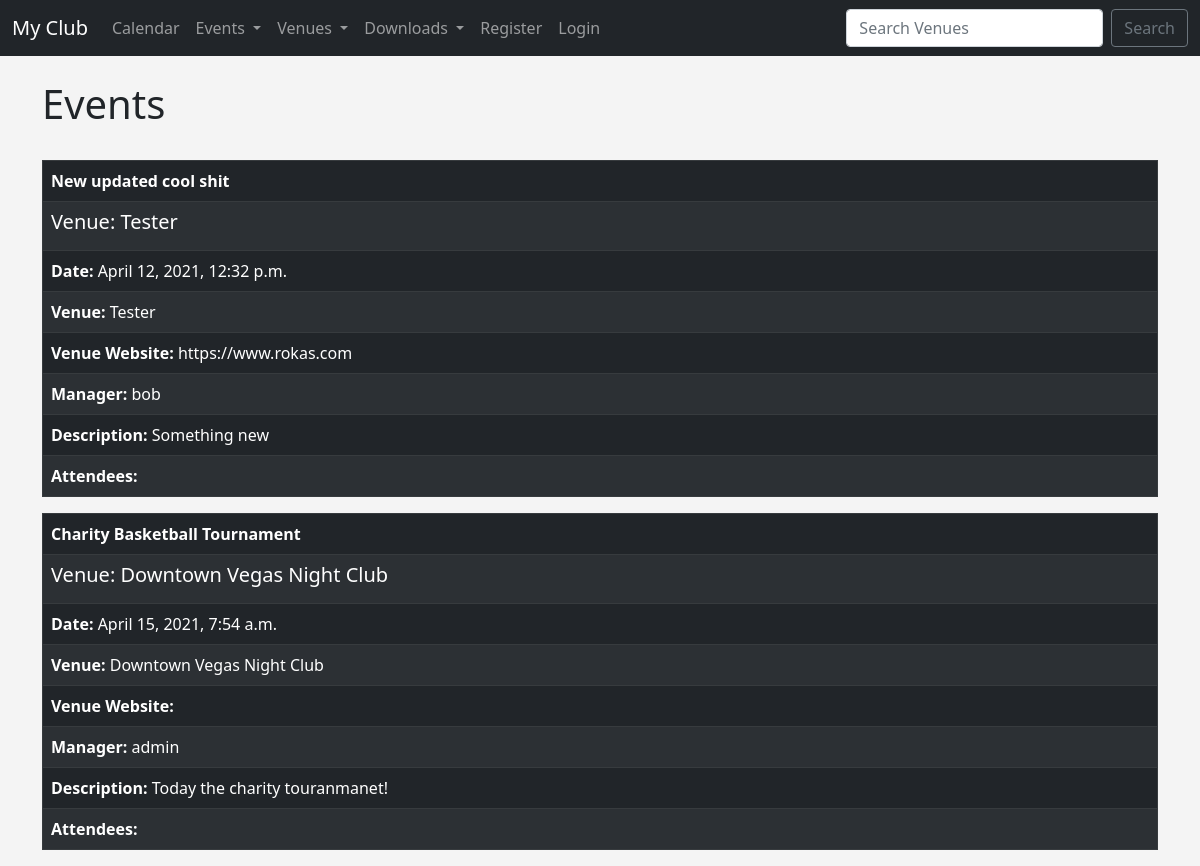
Screenshot of /events/ with the database file from the repository.
### events/models.py (models this page shows)
class Event(models.Model):
    name = models.CharField('Event Name', max_length=120)
    event_date = models.DateTimeField('Event Date')
    venue = models.ForeignKey(Venue, blank=True, null=True, on_delete=models.CASCADE)
    manager = models.ForeignKey(User, blank=True, null=True, on_delete=models.SET_NULL)
    description = models.TextField(blank=True)
    attendees = models.ManyToManyField(MyClubUser, blank=True)
    def __str__(self):
        return self.name

class Venue(models.Model):
    name = models.CharField('Venue name', max_length=120)
    address = models.CharField(max_length=300)
    zip_code = models.CharField("Zip Code", max_length=15)
    phone = models.CharField('Contact Phone', max_length=25, blank=True)
    web = models.URLField('Website Address', blank=True)
    email_address = models.EmailField('Email Address', blank=True)
    owner = models.IntegerField('Venue Owner', blank=False, default=1)
    def __str__(self):
        return self.name

### events/views.py (the view)
# urls.py: path('events/', views.all_events, name="list-events"),
def all_events(request):
    event_list = Event.objects.all().order_by('?')
    return render(request, 'events/event_list.html', {
        'event_list': event_list,
    })

### events/templates/events/event_list.html (shortened to what this page needs)
{% extends 'events/base.html' %}
{% block content %}
    <h1>Events</h1><br>
    {% for event in event_list %}
 <table class="table table-striped table-bordered table-dark table-hover">
    <thead>
        <tr>
            <td style="font-weight: bold; color: #fff">{{event}} </td>
        </tr>
    </thead>
     <tbody>
     <tr>
         <td><h5 class="card-title">Venue: {{ event.venue }}</h5></td>
     </tr>
                <tr><td><strong>Date: </strong> {{ event.event_date }}<br></td></tr>
                <tr><td><strong>Venue: </strong> {{ event.venue }} <br></td></tr>
                <tr><td><strong>Venue Website: </strong> {{ event.venue.web }}<br></td></tr>
                <tr><td><strong>Manager: </strong> {{ event.manager }}<br></td></tr>
                <tr><td><strong>Description: </strong> {{ event.description }}<br></td></tr>
            <tr><td>
                <strong>Attendees: </strong><br>
            </td></tr>
     </tbody>
 </table>
    {% endfor %}
{% endblock %}

### events/templates/events/base.html (style rules this page uses)
body { background-color: #f4f4f4; }

### rows the page displays
Event: name "New updated cool shit", venue "Tester", event_date "April 12, 2021, 12:32 p.m.", venue.web "https://www.rokas.com", manager "bob", description "Something new"
Event: name "Charity Basketball Tournament", venue "Downtown Vegas Night Club", event_date "April 15, 2021, 7:54 a.m.", manager "admin", description "Today the charity touranmanet!"
